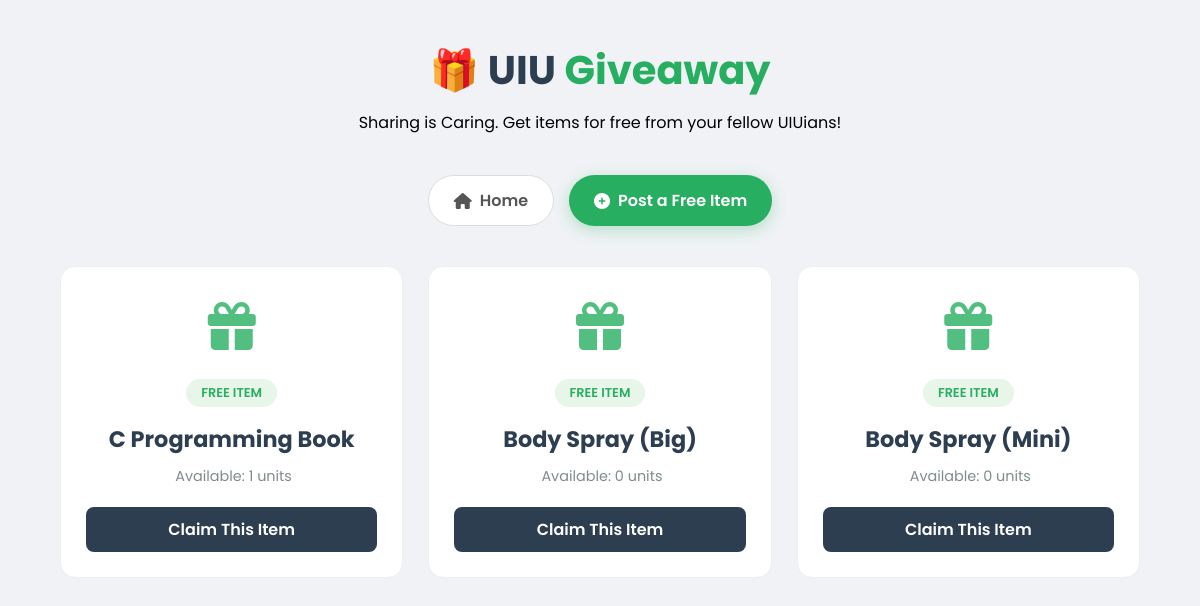
/giveaway.php, run on the app's committed database.
### tables this page shows
CREATE TABLE `products` (
  `id` int(11) NOT NULL,
  `name` varchar(100) NOT NULL,
  `qty` int(5) NOT NULL,
  `price` decimal(10,2) NOT NULL,
  `login_id` int(11) NOT NULL
);

### giveaway.php (the view, shortened to what this page needs)
<?php
include_once("connection.php");
$result = mysqli_query($mysqli, "SELECT * FROM products WHERE price = 0 ORDER BY id DESC");
?>
<!DOCTYPE html>
<html lang="en">
<head>
    <link rel="stylesheet" href="https://cdnjs.cloudflare.com/ajax/libs/font-awesome/6.4.0/css/all.min.css">
</head>
<body>
    <div class="header-box">
        <h1>🎁 UIU <span>Giveaway</span></h1>
        <p>Sharing is Caring. Get items for free from your fellow UIUians!</p>
    </div>
    <div class="nav-buttons">
        <a href="index.php" class="btn btn-home"><i class="fa-solid fa-house"></i> Home</a>
        <a href="add.php" class="btn btn-post"><i class="fa-solid fa-plus-circle"></i> Post a Free Item</a>
    </div>
    <div class="grid-container">
        <?php if(mysqli_num_rows($result) > 0): ?>
            <?php while($res = mysqli_fetch_array($result)): ?>
                <div class="item-card">
                    <div class="gift-icon"><i class="fa-solid fa-gift"></i></div>
                    <span class="badge">FREE ITEM</span>
                    <h3><?php echo htmlspecialchars($res['name']); ?></h3>
                    <span class="qty-info"><i class="fa-solid fa-boxes-stack"></i> Available: <?php echo $res['qty']; ?> units</span>
                    <a href="cart.php?id=<?php echo $res['id']; ?>" class="btn-claim">Claim This Item</a>
                </div>
            <?php endwhile; ?>
        <?php endif; ?>
    </div>
</body>
</html>

### giveaway.php (style rules this page uses)
* { margin:0; padding:0; box-sizing:border-box; font-family:'Poppins', sans-serif; }
body { background:#f0f2f5; padding: 40px 5%; }
.header-box { text-align:center; margin-bottom:40px; }
.header-box h1 { color:#2c3e50; font-size:2.5rem; margin-bottom:10px; }
.header-box h1 span { color:#27ae60; }
.nav-buttons { display:flex; justify-content:center; gap:15px; margin-bottom:40px; }
.btn { padding:12px 25px; border-radius:30px; text-decoration:none; font-weight:600; transition:0.3s; display:flex; align-items:center; gap:8px; }
.btn-home { background:#fff; color:#555; border:1px solid #ddd; }
.btn-post { background:#27ae60; color:#fff; box-shadow:0 4px 15px rgba(39, 174, 96, 0.3); }
.grid-container { display:grid; grid-template-columns: repeat(auto-fill, minmax(280px, 1fr)); gap:25px; }
.item-card { background:#fff; border-radius:15px; padding:25px; text-align:center; transition:0.3s; border:1px solid #eee; position:relative; overflow:hidden; }
.gift-icon { font-size:3rem; color:#27ae60; margin-bottom:15px; opacity:0.8; }
.item-card h3 { color:#2c3e50; margin-bottom:10px; font-size:1.4rem; }
.badge { background:#e8f5e9; color:#27ae60; padding:5px 15px; border-radius:20px; font-size:0.8rem; font-weight:600; display:inline-block; margin-bottom:15px; }
.qty-info { color:#7f8c8d; font-size:0.9rem; margin-bottom:20px; display:block; }
.btn-claim { background:#2c3e50; color:#fff; padding:10px 0; width:100%; border-radius:8px; text-decoration:none; font-weight:600; transition:0.3s; display:block; }

### data on the page
products: name "C Programming Book", qty "1"
products: name "Body Spray (Big)", qty "0"
products: name "Body Spray (Mini)", qty "0"
